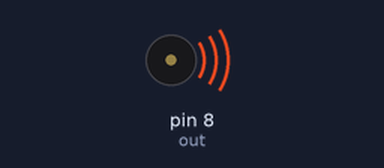
This sketch was run on a simulated Arduino Uno, built with avr-gcc and run on an emulated ATmega328P. On the bench: buzzer (waves = sounding).

Above: at 0.2 s.
At 7.2 s:
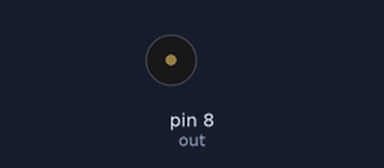
Timing chart, 0 to 8.9 s (numbered marks = the images above):
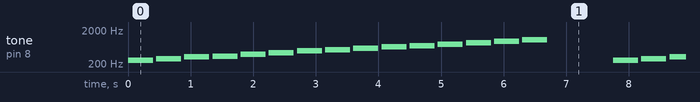

Measured:
- by itself, tone on pin 8 (out): plays 258 Hz for 0.40 s, 288 Hz for 0.40 s, 323 Hz for 0.40 s, 343 Hz for 0.40 s, 385 Hz for 0.40 s, 434 Hz for 0.40 s … (254 notes in this stretch)

The sketch:

test_notes_piezo.ino
```cpp
const int out=8;


void setup() {
  pinMode(out, OUTPUT);
}

int notes[] = {258, 288, 323, 343, 385, 434, 486, 520, 580, 640, 683, 753, 845, 947, 1020};
                                        //>
void loop() {

  int i;
  for(i=0; i<15; i++) {
    tone(out, notes[i], 400);
    delay(450);
  }
  delay(1000);

}
```
